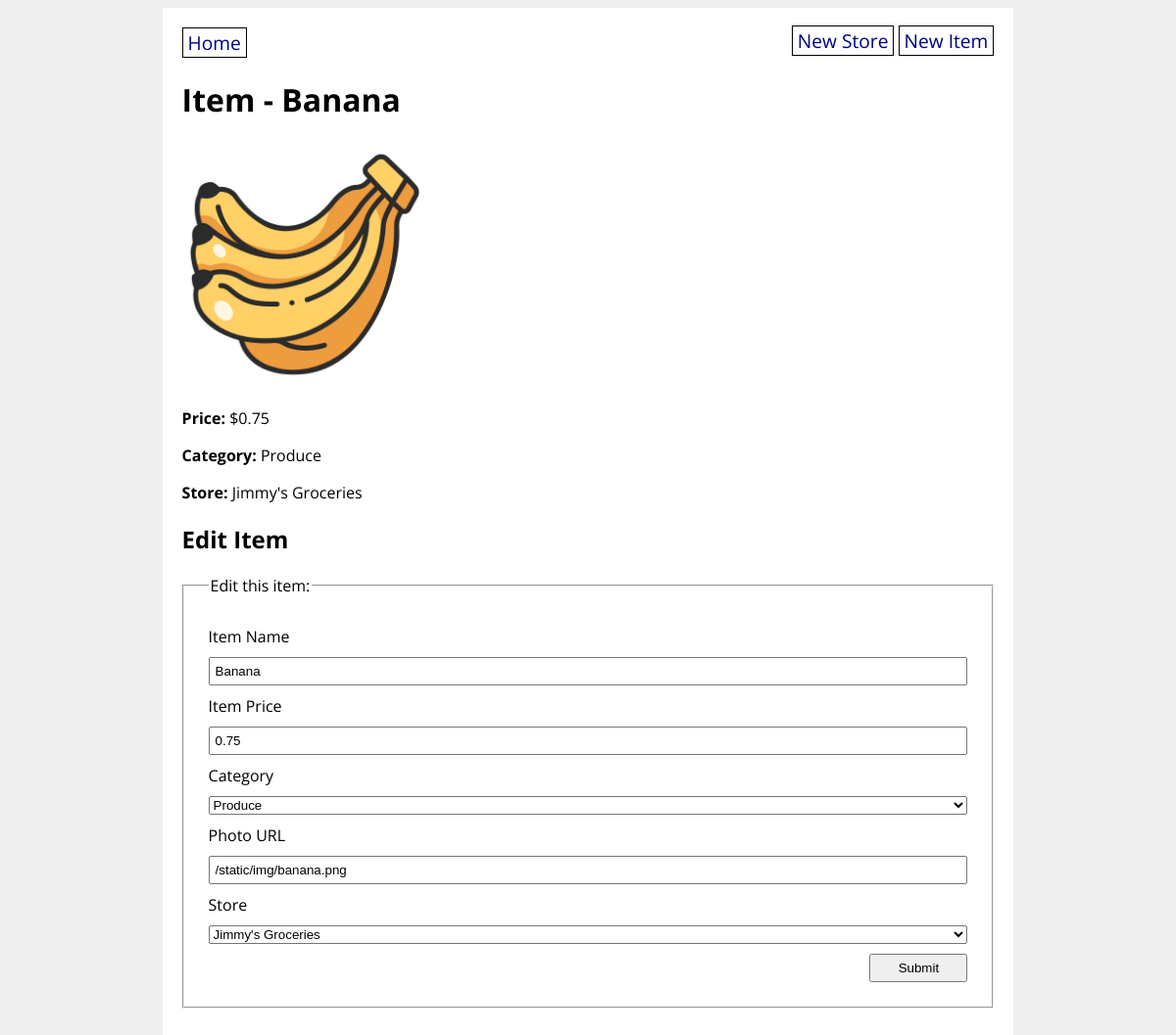
Page /item/1 on the committed database.
### grocery_app/models.py (models this page shows, shortened)
class GroceryItem(db.Model):
    id = db.Column(db.Integer, primary_key=True)
    name = db.Column(db.String(80), nullable=False)
    price = db.Column(db.Float(precision=2), nullable=False)
    category = db.Column(db.Enum(ItemCategory), default=ItemCategory.OTHER)
    photo_url = db.Column(URLType)
    store_id = db.Column(db.Integer, db.ForeignKey('grocery_store.id'), nullable=False)
    store = db.relationship('GroceryStore', back_populates='items')

class GroceryStore(db.Model):
    id = db.Column(db.Integer, primary_key=True)
    title = db.Column(db.String(80), nullable=False)
    address = db.Column(db.String(200), nullable=False)
    items = db.relationship('GroceryItem', back_populates='store')
    def __str__(self):
        return f'{self.title}'

### grocery_app/routes.py (the view, shortened to what this page needs)
@main.route('/item/<item_id>', methods=['GET', 'POST'])
def item_detail(item_id):
    item = GroceryItem.query.get(item_id)
    form = GroceryItemForm(obj=item)
    item = GroceryItem.query.get(item_id)
    return render_template('item_detail.html', form=form, item=item)

### grocery_app/forms.py
class GroceryItemForm(FlaskForm):
    name = StringField('Item Name',
        validators=[
            DataRequired(),
            Length(min=3, max=80, message="Your store name needs to be betweeen 3 and 80 chars")
        ])
    price = FloatField('Item Price', validators=[DataRequired()])
    category = SelectField('Category', choices=ItemCategory.choices(), validators=[DataRequired()])
    photo_url = StringField('Photo URL', validators=[DataRequired()])
    store = QuerySelectField('Store', query_factory=lambda: GroceryStore.query, validators=[DataRequired()])
    submit = SubmitField('Submit')

### grocery_app/utils.py (called while the page is built)
    def __str__(self):
        return str(self.value)

### grocery_app/templates/item_detail.html (shortened to what this page needs)
{% extends 'base.html' %}
{% block content %}
<h1>Item - {{ item.name }}</h1>
{% if item.photo_url %}
<p><img src="{{ item.photo_url }}" width="250px" height="250px"></p>
{% endif %}
<p><strong>Price:</strong> ${{ item.price }}</p>
<p><strong>Category:</strong> {{ item.category }}</p>
<p><strong>Store:</strong> {{ item.store.title }}</p>
<h2>Edit Item</h2>
<form method="POST" action="{{ url_for('main.item_detail', item_id=item.id) }}">
    <fieldset>
        <legend>Edit this item:</legend>
        {{ form.name.label }}
        {{ form.name }}
        {{ form.price.label }}
        {{ form.price }}
        {{ form.category.label }}
        {{ form.category }}
        {{ form.photo_url.label }}
        {{ form.photo_url }}
        {{ form.store.label }}
        {{ form.store }}
        {{ form.submit }}
    </fieldset>
</form>
{% endblock %}

### grocery_app/static/style.css (style rules this page uses)
body { display: flex; flex-direction: column; align-items: center; background-color: #eee; font-family: 'Open Sans', sans-serif; }
fieldset { display: flex; flex-direction: column; margin: 20px 0; padding: 20px; }
fieldset * { margin: 5px; }
fieldset input { padding: 5px; }
input[type=submit] { width: 100px; align-self: flex-end; }

### rows in the picture
GroceryItem: name "Banana", photo_url (picture), price "0.75", category "Produce", photo_url "/static/img/banana.png", store "Jimmy's Groceries"
GroceryStore: store "Jimmy's Groceries"
